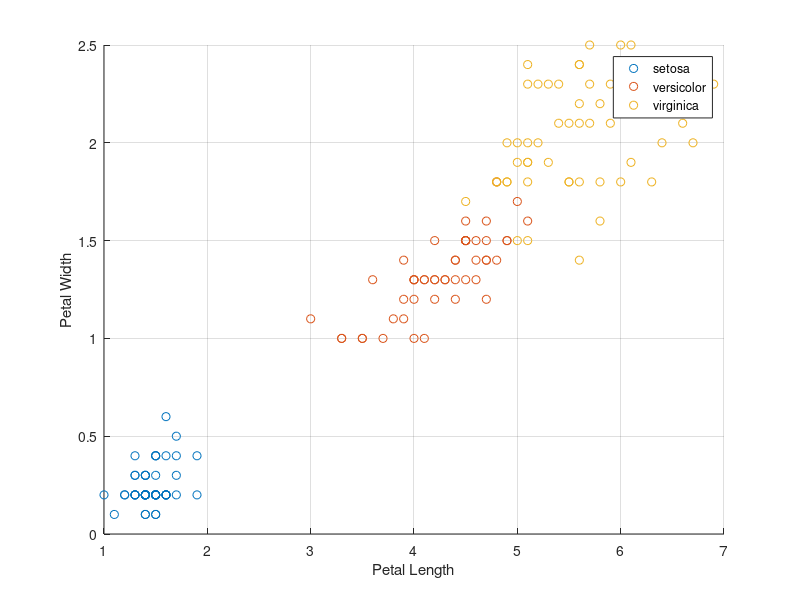
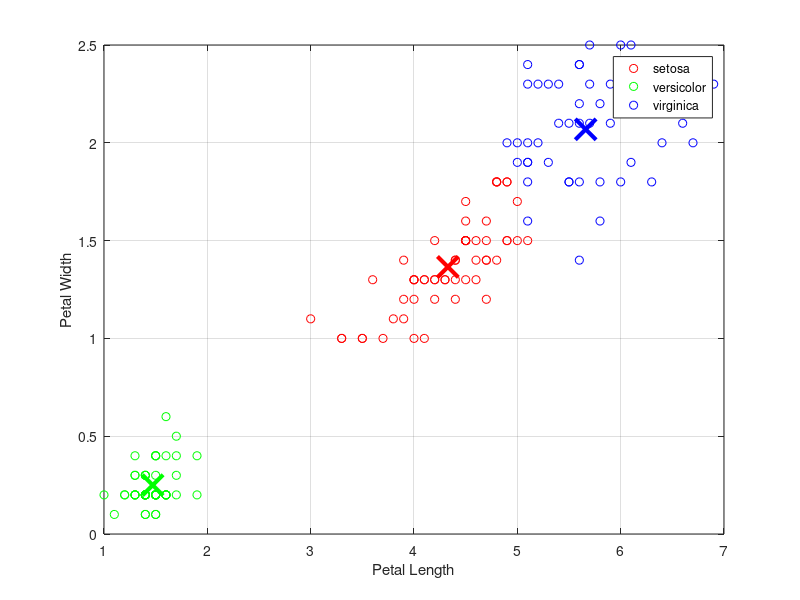

These figures' MATLAB source, in order:
clear;clc;close all

% Load in the Fisher Iris Data
% Fisher's iris data set contains species (species) and 
% measurements (meas) on sepal length, sepal width, petal length, 
% and petal width for 150 iris specimens. The data set contains 50 
% specimens from each of three species: setosa, versicolor, and 
% virginica.
load fisheriris

% Plot the input data using gscatter.
% Use only the last two columns makes it easier to plot.
% Label the X & Y axes appropriately, add a Legend,
% add grid lines, save the data to a color encapsulated 
% postscript file called IrisData.eps
petals = [meas(:,3), meas(:,4)]

gscatter(petals(:,1), petals(:,2), species)
grid on
legend(unique(species))
xlabel('Petal Length')
ylabel('Petal Width')
print 'IrisData' '-deps'


% Find 3 clusters using fuzzy c-means clustering.

% Classify each data point into the cluster with the largest membership value.
[centers, U] = fcm([petals(:,1), petals(:,2)], 3)
% Plot the results of the fuzzy clustering.
% Use only the last two columns makes it easier to plot.
% Label the X & Y axes appropriately, add a Legend,
% add grid lines. Add the center points of each fuzzy cluster
% save the data to a color encapsulated 
% postscript file called FuzzyCMean.eps

maxU = max(U);
index1 = find(U(1,:) == maxU);
index2 = find(U(2,:) == maxU);
index3 = find(U(3,:) == maxU);

figure
%gscatter(meas(:,3), meas(:,4), species)
plot(petals(index1,1), petals(index1,2), 'or')
hold on
plot(petals(index2,1), petals(index2,2), 'og')
plot(petals(index3,1), petals(index3,2), 'ob')
plot(centers(1, 1), centers(1, 2), 'xr','MarkerSize',15,'LineWidth',3)
plot(centers(2, 1), centers(2, 2), 'xg','MarkerSize',15,'LineWidth',3)
plot(centers(3, 1), centers(3, 2), 'xb','MarkerSize',15,'LineWidth',3)
grid on
legend(unique(species))
xlabel('Petal Length')
ylabel('Petal Width')
print 'FuzzyCMean' '-deps'
